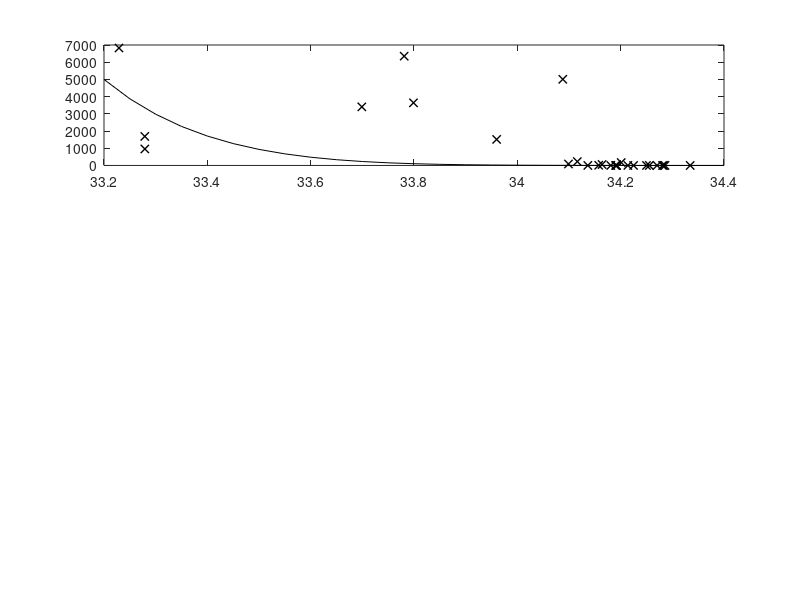

MATLAB code for this plot: (Note: this script raises an error after producing the figure.)
% simple script to calculate concentration of ostreo across front
% Sophie Clayton, October 2011
% sclayton@mit.edu

%clear all

n=24;

load ostreo %/data1/sclayton/kuroshio/genomics/ostreo
%load /data1/sclayton/kuroshio/cruise_data/nitrate

kuro=find(lon>140 & z==0);

% set up domain and set parameters
dy = 0.05;
y = 33.2:dy:34.4; % m
k =5e-08; % S2/s
% k = 0.25*10^4; % m2/s
% u1 =*10^-5.*ones(length(y)); % s-1
% u2 =u1;
%u2 = 1.1*10^-5.*exp(-((y-34).^2)./(2*1^2));
%u1 = 1*10^-5.*exp(-((y-33.8).^2)./(2*0.5^2));
%u1=0.9/(60*60*24).*ones(length(y));
u1=zeros(length(y));
u2=u1;
m1=0.1/(60*60*24);
%m1=0;
m2=m1;



% time stepping
dt = 30; % quarter day in s
tend =10;
tstep = 1:dt:60*60*24*tend;

OI=zeros(length(y),length(tstep));
OII=zeros(length(y),length(tstep));

% initial conditions and boundary conditions
OI(1,:)=5000;
OII(end,:)=5000;

% OI(1,2:end)=0.1;
% OII(end,2:end)=0.1;

% set gaussian nutrient profile
%k=10^4n0=5;
% n=0.5 + n0*exp(-((y-15000).^2)./(2*5000^2));
% umax = 1/(60*60*24);
% u1=(umax.*(n./(n+k1)));
% u2=u1;
%n=ones(length(y),length(tstep));

for t = 2:length(tstep);
%    n0=5*(1+sin((2*pi*1/(60*60*24*3))*tstep(t)));
%    n(:,t)=0.5 + n0*exp(-((y-15000).^2)./(2*2000^2));
%    u1=(umax.*(n(:,t)./(n(:,t)+k1)));
%    u2=u1;
    for ystep = 2:length(y)-1;
        OI(ystep,t) = OI(ystep,t-1) + (k/(dy^2)*dt*(OI(ystep+1,t-1)-2*OI(ystep,t-1)+OI(ystep-1,t-1))+u1(ystep)*dt*OI(ystep,t-1))-m1*dt*OI(ystep,t-1);
        if OI(ystep,t)<0, OI(ystep,t)=0; end
        OII(ystep,t) = OII(ystep,t-1) + (k/(dy^2)*dt*(OII(ystep+1,t-1)-2*OII(ystep,t-1)+OII(ystep-1,t-1))+u2(ystep)*dt*OII(ystep,t-1))-m2*dt*OII(ystep,t-1);
        if OII(ystep,t)<0, OII(ystep,t)=0; end
    end
end

hold on
figure(1);
% for t=length(tstep);
    subplot(3,1,1);plot(y,OI(:,t),'k',S(kuro),O(kuro,1),'kx','LineWidth',1);axis([33.2 34.4 0 n000]);title('OI','FontSize',n)
    ylabel('copies ml^{-1}','FontSize',n);set(gca,'FontSize',n)
    legend('model','data','North');%legend BOXOFF
%     hold on;plot(y,-(100/1.5)*y+2266.7,'r');hold off
    subplot(3,1,2);plot(y,OII(:,t),'k',S(kuro),O(kuro,2),'kx','LineWidth',1);axis([33.2 34.4 0 n000]);title('OII','FontSize',n)
    ylabel('copies ml^{-1}','FontSize',n);set(gca,'FontSize',n)
%     hold on;plot(y,(100/1.5).*y-2200,'r');hold off
    subplot(3,1,3);plot(y,OII(:,t)./(OII(:,t)+OI(:,t)),'k',S(kuro),ostreo(kuro)./100,'kx','LineWidth',1);axis([33.2 34.4 0 1]);ylabel('clade ratio OII/OI','FontSize',n);
    xlabel('salinity','FontSize',n);set(gca,'FontSize',n)
hold off

figure(3);
% for t=length(tstep);
subplot(3,1,1);plot(y,OI_unetpos(:,t),'k',y,OI_unet0(:,t),'--k',y,OI_unetneg(:,t),':k',S(kuro),O(kuro,1),'kx','LineWidth',2,'MarkerSize',12);axis([33.2 34.4 0 18000]);title('OI','FontSize',n,'FontName','Helvetica')
    ylabel('Copies ml^{-1}','FontSize',n,'FontName','Helvetica');set(gca,'FontSize',n,'FontName','Helvetica','XTick',33.2:0.2:34.4)
    legend('\mu_{NET}>0','\mu_{NET}=0','\mu_{NET}<0','Kuroshio','North');%legend BOXOFF
%     hold on;plot(y,-(100/1.5)*y+2266.7,'r');hold off
subplot(3,1,2);plot(y,OII_unetpos(:,t),'k',y,OII_unet0(:,t),'--k',y,OII_unetneg(:,t),':k',S(kuro),O(kuro,2),'kx','LineWidth',2,'MarkerSize',12);axis([33.2 34.4 0 18000]);title('OII','FontSize',n,'FontName','Helvetica')
    ylabel('Copies ml^{-1}','FontSize',n,'FontName','Helvetica');set(gca,'FontSize',n,'FontName','Helvetica','XTick',33.2:0.2:34.4)
%     hold on;plot(y,(100/1.5).*y-2200,'r');hold off
subplot(3,1,3);plot(y,OII_unetpos(:,t)./(OII_unetpos(:,t)+OI_unetpos(:,t)),'k',y,OII_unet0(:,t)./(OII_unet0(:,t)+OI_unet0(:,t)),'--k',y,OII_unetneg(:,t)./(OII_unetneg(:,t)+OI_unetneg(:,t)),':k',S(kuro),ostreo(kuro)./100,'kx','LineWidth',2,'MarkerSize',12);axis([33.2 34.4 0 1]);ylabel({'Relative abundance';'of OII'},'FontSize',n,'FontName','Helvetica');xlabel('Salinity','FontSize',n,'FontName','Helvetica');
    set(gca,'FontSize',n,'FontName','Helvetica','XTick',33.2:0.2:34.4)

%
%     nit=nitrate(ZZ==0 & stn<41);
%     
%    figure(2);
%    [AX,H1,H2] = plotyy(SALT,nit,y,u1,'plot'); set(AX,'FontSize',14,'XColor','k','YColor','k');
%    set(H1,'LineStyle','none','Marker','o','MarkerEdgeColor','k');
%    set(H2,'LineWidth',2,'Color','k')
%    % plot(y,u1,'k','LineWidth',2);axis([33.2 34.4 0 1.2*10^-5]);xlabel('salinity','FontSize',14);ylabel('\mu (day^{-1})','FontSize',14);set(gca,'FontSize',14);
% set(get(AX(1),'Ylabel'),'String','NO_3 + NO_2 (mmol m^{3})','FontSize',14,'Color','k')
% set(get(AX(2),'Ylabel'),'String','\mu (day^{-1})','FontSize',14,'Color','k')
% % end
